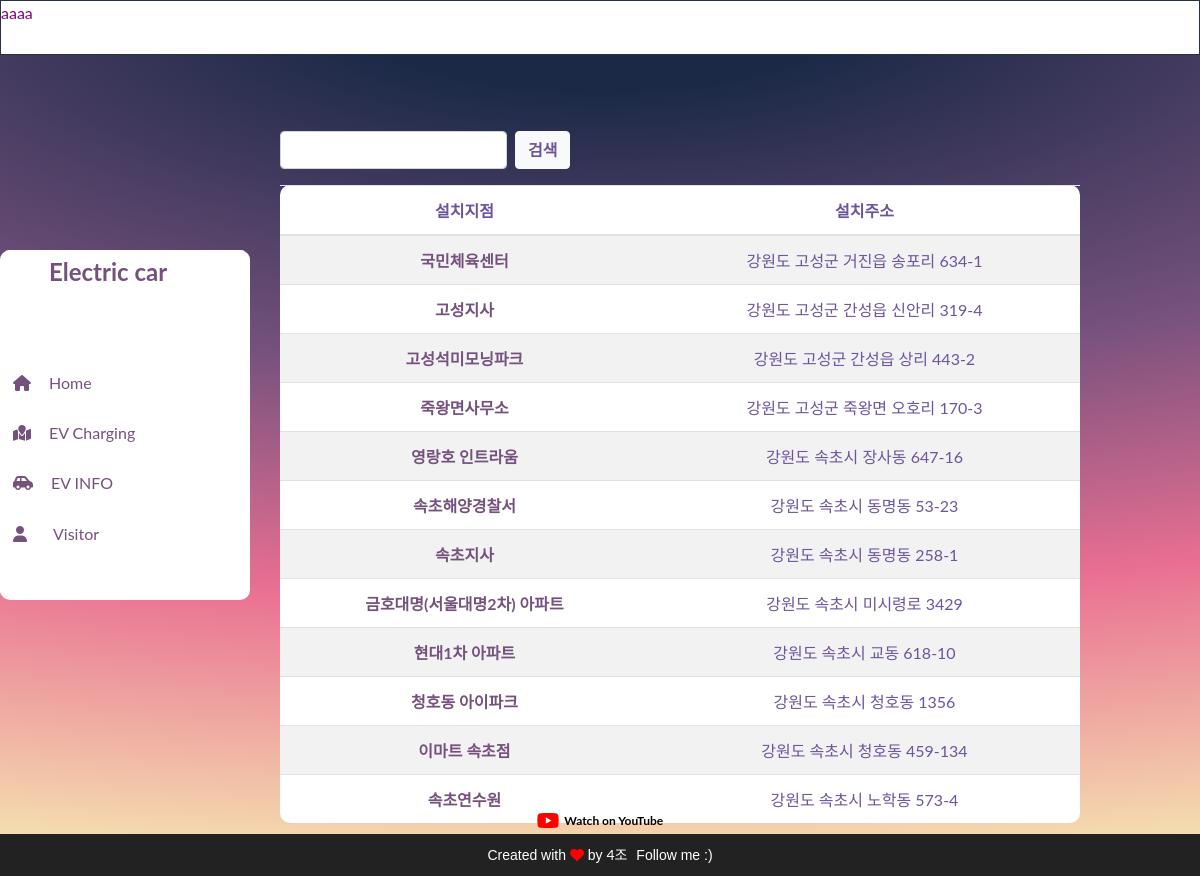
Screenshot of /blog/ with the database file from the repository.
### blog/models.py (models this page shows, shortened)
class CarCharger(models.Model):
    area = models.CharField(max_length=50)
    slug = models.SlugField('SLUG', unique=True, allow_unicode=True, help_text='one word for title allas.')
    address = models.CharField(max_length=50)
    spCharger = models.CharField(max_length=50)
    charger = models.CharField(max_length=50)
    spCar = models.CharField(max_length=100)
    lat = models.CharField(max_length=50)
    lng = models.CharField(max_length=50)
    class Meta:
        ordering = ['-lat']
    def get_absolute_url(self):
        return reverse('blog:map_detail', args=(self.slug,))

### blog/views.py (the view)
# urls.py: path('', views.MapV.as_view(), name='map_all'),
class MapV(FormView, ListView):
    model = CarCharger
    template_name = 'blog/map_all.html'
    paginate_by = 12
    form_class = PostSearchForm
    def get_queryset(self):
        qs = super().get_queryset()
        q = self.request.GET.get('q', '').strip()
        if q:
            qs = qs.filter(address__icontains=q)
        return qs

### blog/forms.py
class PostSearchForm(forms.Form):
    search_word = forms.CharField()

### blog/templates/blog/map_all.html (shortened to what this page needs)
{% load bootstrap4 %}
<html lang="ko">
{% load static %}
<head>
    <link rel="stylesheet" href="https://stackpath.bootstrapcdn.com/bootstrap/4.3.1/css/bootstrap.min.css">
    <link rel="stylesheet" href="{% static 'css/blog_Nav.css'%}">
    <link rel="stylesheet" href="//stackpath.bootstrapcdn.com/font-awesome/4.7.0/css/font-awesome.min.css" />
    {% bootstrap_css %}
    <link rel="stylesheet" href="{% static 'map/stylesheet/map.css' %}">
</head>
{% block header %}
<header>
    <div class="blog-part right-blog">
  <marquee width="100%" direction="left">
   <span color="white">aaaa</span>
  </marquee>
  </div>
</header>
{% endblock %}
<body>
<div class="body">
    <div class="blog">
        <div class="wrapper-inverse">
            <div style="margin-top:100%; padding-right:300px">
                <ui class="mainMenu">
                    <li class="item" id="main">
                         <a href="" class="btn" style="font-weight:bold; font-size:22px;"><h4 style="font-weight:bold; color:#75517D;">&ensp;&ensp;&ensp;Electric car</h4></a>
                    </li>
                    <li class="item" id="main2">
                        <a href="" class="btn" style="color:#75517D">&ensp;&ensp;</a>
                    </li>
                    <li class="item" id="home">
                        <a href="{% url 'home' %}" class="btn" style="color:#75517D;"><i class="fas fa-home"></i>&ensp;Home&ensp;</a>
                    </li>
                    <li class="item" id="charging">
                        <a href="#charging" class="btn" style="color:#75517D;"><i class="fas fa-map-marked"></i>&ensp;EV Charging&ensp;</a>
                    </li>
                    <li class="item" id="ev">
                        <a href="#ev" class="btn" style="color:#75517D;"><i class="fas fa-car-side"></i>&ensp;EV INFO&ensp;</a>
                    </li>
                    <li class="item" id="account">
                    {% if user.is_active %}
                        <a href="#account" class="btn" style="color:#75517D;"><i class="fas fa-user"></i>&ensp;&ensp;{% firstof user.get_short_name user.get_username %}&ensp;</a>
                        <div class="subMenu">
                            <a href="{% url 'logout' %}">Logout</a>
                            <a href="{% url 'password_change' %}">Change Password</a>
                        </div>
                    {% else %}
                        <a href="#account" class="btn" style="color:#75517D;"><i class="fas fa-user"></i>&ensp;&ensp;Visitor&ensp;</a>
                    {% endif %}
                    </li>
                    <li class="item">
                        <a href="#" class="btn"></a>
                    </li>
                </ui>
            </div>
        </div>
    </div>
</div>
{% block content %}
            <div class="absolute">
                <div id="blogS">
                    <form action="{% url 'blog:map_all' %}" method="get" class="form-inline">
                        <input type="text" class="form-control mr-2" name="q" value="{{ request.GET.q }}" />
                        <input type="submit" value="검색" class="btn btn-light" style="color:#6d549c;font-weight:bold"/>
                    </form>
                    <table class="table table-striped" style="text-align:center; border-radius:10px; color:#6d549c; font-family: 'lato';" bgcolor="white">
                        <thead>
                            <tr>
                                <th>설치지점</th>
                                <th>설치주소</th>
                            </tr>
                        </thead>
                        <tbody>
                            {% if object_list %}
                                {% for CarCharger in object_list %}
                                <tr>
                                    <td> <a href="{{CarCharger.get_absolute_url}}" style="color:#75517D; font-weight:bold">{{CarCharger.area}}</a></td>
                                    <td> {{CarCharger.address}} </td>
                                </tr>
                                {% endfor %}
                            {% elif search_term %}
                                <b><i>Search Word({{ search_term }}) Not Found !</i></b>
                            {% endif %}
                        </tbody>
                    </table>
            <nav aria-label="Page navigation example">
                <ul class="pagination justify-content-center">
                    {% if page_obj.has_previous %}
                    <li class="page-item" >
                        <a class="page-link" data-page="{{ page_obj.previous_page_number }}" href="?q={{ request.GET.q }}&page={{page_obj.previous_page_number}}{{ page_number }}" style="color:#6d549c; font-weight:bold">이전</a>
                    </li>
                    {% else %}
                    <li class="page-item disabled">
                        <a class="page-link" tabindex="-1" aria-disabled="true" href="#">이전</a>
                    </li>
                    {% endif %}
                    {% for page_number in page_obj.paginator.page_range %}
                    {% if page_number >= page_obj.number|add:-4 and page_number <= page_obj.number|add:4 %}
                        {% if page_number == page_obj.number %}
                        <li class="page-item active" aria-current="page">
                            <a class="page-link" data-page="{{ page_obj.page_number }}" href="?q={{ request.GET.q }}&page={{page_obj.page_number}}{{ page_number }}">{{ page_number }}</a>
                        </li>
                        {% else %}
                        <li class="page-item">
                            <a class="page-link" data-page="{{ page_obj.page_number }}" href="?q={{ request.GET.q }}&page={{page_obj.page_number}}{{ page_number }}">{{ page_number }}</a>
                        </li>
                        {% endif %}
                    {% endif %}
                    {% endfor %}
                    {% if page_obj.has_next %}
                    <li class="page-item">
                        <a class="page-link" data-page="{{ page_obj.next_page_number }}" href="?q={{ request.GET.q }}&page={{page_obj.next_page_number}}{{ page_number }}" style="color:#6d549c; font-weight:bold">다음</a>
                    </li>
                    {% else %}
                    <li class="page-item disabled">
                        <a class="page-link" tabindex="-1" aria-disabled="true" href="#">다음</a>
                    </li>
                    {% endif %}
                </ul>
            </nav>
                </div>
            </div>
    {% endblock %}
{% block footer %}
<footer>
  <p>
    Created with <i class="fa fa-heart"></i> by
    <a>4조</a>
    Follow me :)
  </p>
</footer>
{% endblock %}
<div class="youtubeBtn">
  <a target="_blank" href="https://www.youtube.com/">
      <span>Watch on YouTube</span>
        <i class="fab fa-youtube"></i>
  </a>
</div>
</body>
<body onload="initialize()">
</body>
</html>

### photo/static/css/blog_Nav.css (style rules this page uses)
* { margin: 0; padding: 0; font-family: 'lato'; list-style: none; text-decoration: none; }
body { background:radial-gradient(200% 100% at bottom center,#F7F7B6,#E96F92,#75517D,#1B2947); background:radial-gradient(220% 105% at top center,#1B2947 10%,#75517D 40%,#E96F92 65%,#F7F7B6); overflow: fixed; background:fixed; background-attachment:fixed; height:50%; }
.wrapper-inverse { margin-top : 200px; position: -webkit-sticky; position: sticky; }
.mainMenu { background:white; width: 250px; display: inline-grid; border-radius: 10px; overflow: hidden; height: 350px; }
.item { border-top: 1px solid #fff; overflow: hidden; }
.btn { display: block; padding: 15px 20px; background-color: #fff; color: #75517D; position: relative; }
.btn:before { content: ''; position: absolute; width: 0; height: 0; border-left: 8px solid transparent; border-right:8px solid transparent; border-top:10px solid #fff; right: 15px; bottom: -10px; z-index: 9; }
.btn i { margin-right: 10px; }
header { height: 55px; background-color: white; border: 1px solid #253342; color:purple; border-radius: 0px; radius: 0px; position: fixed; width: 100%; z-index: 9999; top: 0; left: 0; }
footer { background-color: #222; color: #fff; font-size: 14px; bottom: 0; position: fixed; left: 0; right: 0; text-align: center; z-index: 999; }
footer p { margin: 10px 0; font-family: 'Lucida Sans', 'Lucida Sans Regular', 'Lucida Grande', 'Lucida Sans Unicode', Geneva, Verdana, sans-serif; }
footer .fa-heart { color: red; }
footer a { color: #3c97bf; text-decoration: none; margin-right:5px; }
.youtubeBtn { position: fixed; left: 50%; transform:translatex(-50%); bottom: 45px; cursor: pointer; transition: all .3s; vertical-align: middle; text-align: center; display: inline-block; }
.youtubeBtn i { font-size:20px; float:left; }
.youtubeBtn a { color:#ff0000; animation: youtubeAnim 1000ms linear infinite; float:right; }
.youtubeBtn span { font-family: 'Lato'; font-weight: bold; color: #000; display: block; font-size: 12px; float: right; line-height: 20px; padding-left: 5px; }

### blog/static/map/stylesheet/map.css (style rules this page uses)
.absolute { position: absolute; top: 15%; right: 10%; width:800px; height: 100px; }
.page-link { color:#6d549c; }

### blog/templates/blog/map_all.html (style rules this page uses)
.wrapper-inverse { margin-top : 200px; position: -webkit-sticky; position: sticky; width:250px; }
body { background:radial-gradient(200% 100% at bottom center,#F7F7B6,#E96F92,#75517D,#1B2947); background:radial-gradient(220% 105% at top center,#1B2947 10%,#75517D 40%,#E96F92 65%,#F7F7B6); background-attachment:fixed; }
.pagination > .active > a { color: white; background-color: #6d549c !Important; border: solid 1px #6d549c !Important; }

### rows the page displays
CarCharger: area "국민체육센터", address "강원도 고성군 거진읍 송포리 634-1"
CarCharger: area "고성지사", address "강원도 고성군 간성읍 신안리 319-4"
CarCharger: area "고성석미모닝파크", address "강원도 고성군 간성읍 상리 443-2"
CarCharger: area "죽왕면사무소", address "강원도 고성군 죽왕면 오호리 170-3"
CarCharger: area "영랑호 인트라움", address "강원도 속초시 장사동 647-16"
CarCharger: area "속초해양경찰서", address "강원도 속초시 동명동 53-23"
CarCharger: area "속초지사", address "강원도 속초시 동명동 258-1"
CarCharger: area "금호대명(서울대명2차) 아파트", address "강원도 속초시 미시령로 3429"
CarCharger: area "현대1차 아파트", address "강원도 속초시 교동 618-10"
CarCharger: area "청호동 아이파크", address "강원도 속초시 청호동 1356"
CarCharger: area "이마트 속초점", address "강원도 속초시 청호동 459-134"
CarCharger: area "속초연수원", address "강원도 속초시 노학동 573-4"
